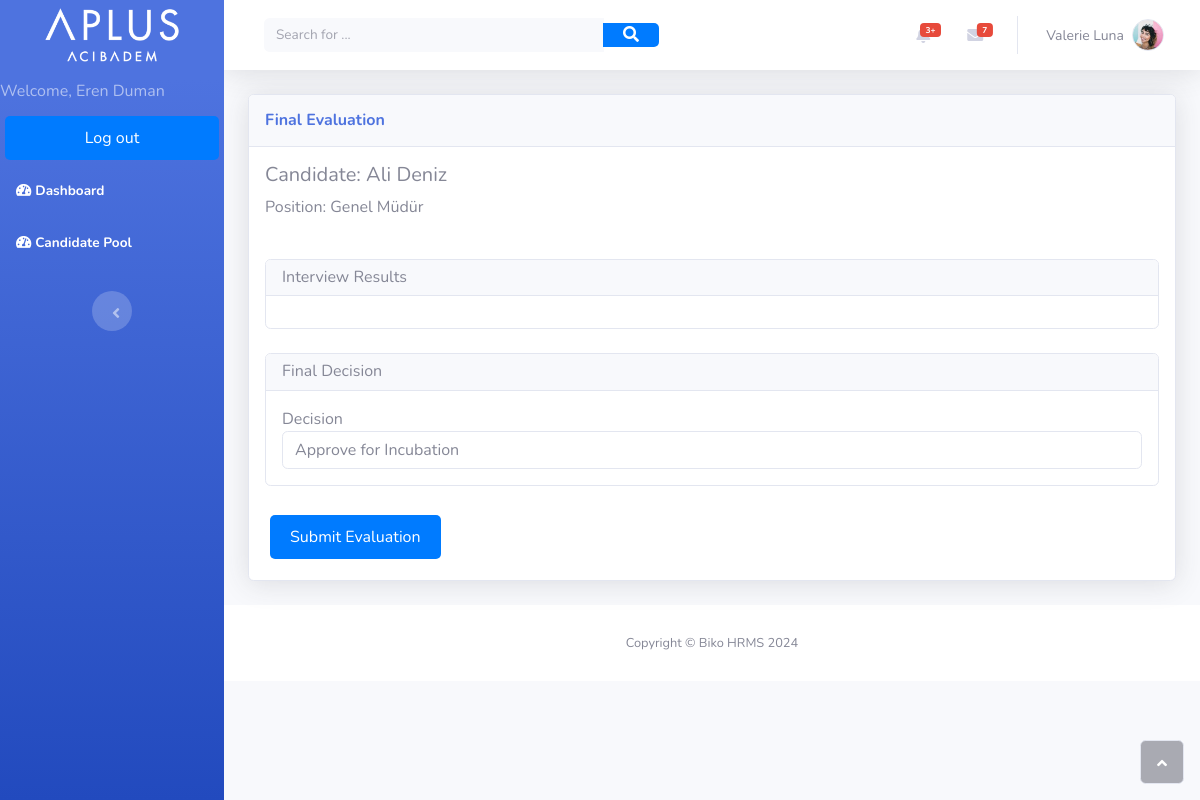
The app's page /candidate/application/3/evaluate/ (signed in), older data.
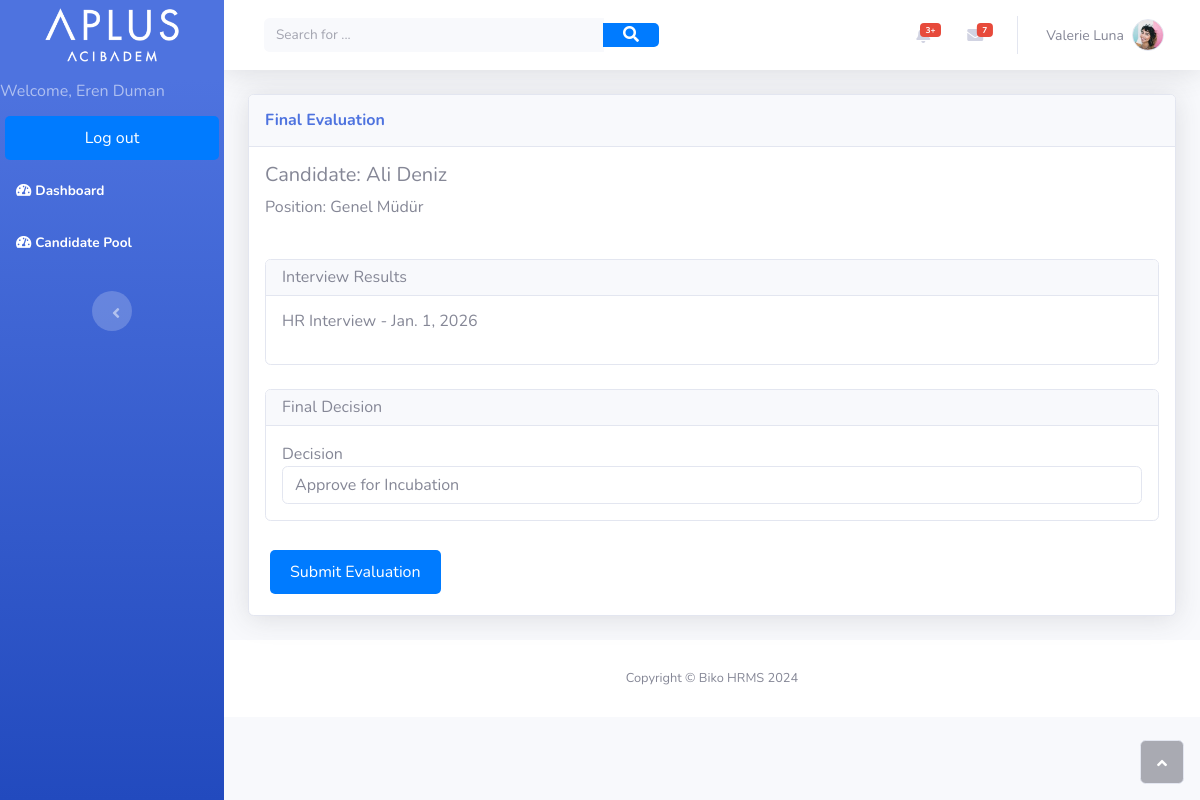
The same page, newer data.
### biko_hr/models.py (models this page shows)
class Interview(models.Model):
    application = models.ForeignKey(Application, on_delete=models.CASCADE)
    date = models.DateField()
    candidate = models.ForeignKey(Candidate, on_delete=models.CASCADE)
    application_source = models.CharField(max_length=200)
    general_assessment = models.TextField()
    evaluator = models.ForeignKey(User, on_delete=models.CASCADE, related_name='evaluated_interviews')
    evaluator_role = models.CharField(max_length=100)
    attributes_id = models.TextField()  # Placeholder for complex attributes
    manager = models.ForeignKey(User, on_delete=models.CASCADE, related_name='managed_interviews')
    work_hours_assessment = models.TextField()
    evaluation_scores = models.TextField()
    decision = models.TextField()

### candidate/views.py (the view, shortened to what this page needs)
# urls.py: path('application/<int:application_id>/evaluate/', views.candidate_evaluation, name='candidate_evaluation'),
@login_required
def candidate_evaluation(request, application_id):
    application = get_object_or_404(
        Application.objects.select_related(
            'candidate',
            'job'
        ),
        id=application_id
    )
    interviews = Interview.objects.filter(
        application=application
    ).select_related('evaluator')
    return render(request, 'evaluation_form.html', {
        'application': application,
        'interviews': interviews
    })

### candidate/templates/evaluation_form.html (shortened to what this page needs)
{% extends 'home.html' %}
{% load bootstrap4 %}
{% load candidate_filters %}
{% block content %}
<div class="container-fluid">
    <div class="card shadow mb-4">
        <div class="card-header py-3">
            <h6 class="text-primary fw-bold m-0">Final Evaluation</h6>
        </div>
        <div class="card-body">
            <div class="row mb-4">
                <div class="col-md-6">
                    <h5>Candidate: {{ application.candidate.name }} {{ application.candidate.surname }}</h5>
                    <p>Position: {{ application.job.position.position }}</p>
                </div>
            </div>
            <div class="card mb-4">
                <div class="card-header">
                    <h6 class="mb-0">Interview Results</h6>
                </div>
                <div class="card-body">
                    {% for interview in interviews %}
                    <div class="mb-3">
                        <h6>{{ interview.evaluator_role }} - {{ interview.date }}</h6>
                    </div>
                    {% endfor %}
                </div>
            </div>
            <form method="post">
                <div class="card mb-4">
                    <div class="card-header">
                        <h6 class="mb-0">Final Decision</h6>
                    </div>
                    <div class="card-body">
                        <div class="form-group">
                            <label>Decision</label>
                            <select name="decision" class="form-control" required>
                                <option value="Approved">Approve for Incubation</option>
                            </select>
                        </div>
                    </div>
                </div>
                <div class="text-right">
                    <button type="submit" class="btn btn-primary">Submit Evaluation</button>
                </div>
            </form>
        </div>
    </div>
</div>
{% endblock %}

Row changes from the older to the newer data that the page shows:
added Interview: evaluator_role "HR Interview", date "Jan. 1, 2026"
